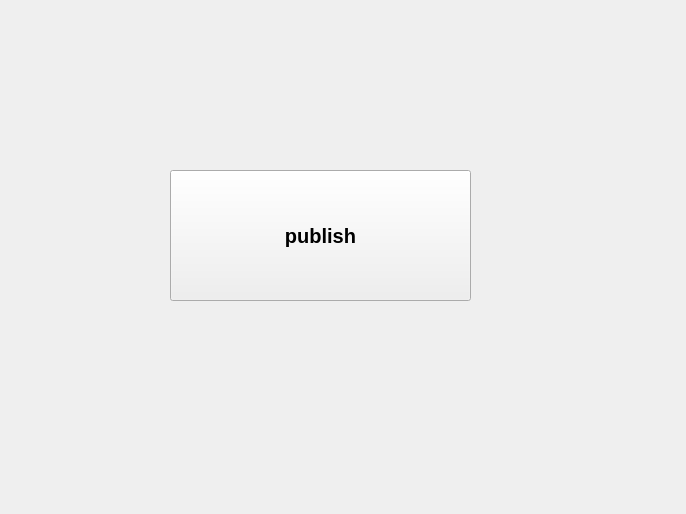
<?xml version="1.0" encoding="UTF-8"?>
<ui version="4.0">
 <class>Form</class>
 <widget class="QWidget" name="Form">
  <property name="geometry">
   <rect>
    <x>0</x>
    <y>0</y>
    <width>686</width>
    <height>514</height>
   </rect>
  </property>
  <property name="windowTitle">
   <string>Form</string>
  </property>
  <widget class="QPushButton" name="pushButton">
   <property name="geometry">
    <rect>
     <x>170</x>
     <y>170</y>
     <width>301</width>
     <height>131</height>
    </rect>
   </property>
   <property name="font">
    <font>
     <pointsize>15</pointsize>
     <weight>75</weight>
     <bold>true</bold>
    </font>
   </property>
   <property name="text">
    <string>publish</string>
   </property>
  </widget>
 </widget>
 <resources/>
 <connections/>
</ui>
